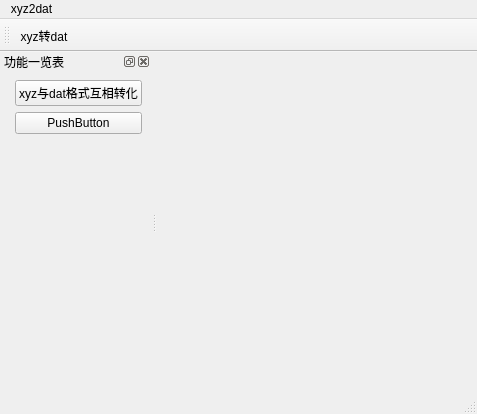
<?xml version="1.0" encoding="UTF-8"?>
<ui version="4.0">
 <class>xyz2dat</class>
 <widget class="QMainWindow" name="xyz2dat">
  <property name="geometry">
   <rect>
    <x>0</x>
    <y>0</y>
    <width>477</width>
    <height>414</height>
   </rect>
  </property>
  <property name="windowTitle">
   <string>xyz2dat</string>
  </property>
  <property name="windowIcon">
   <iconset resource="res.qrc">
    <normaloff>:/ico/res/xyz2dat.ico</normaloff>:/ico/res/xyz2dat.ico</iconset>
  </property>
  <property name="windowOpacity">
   <double>0.950000000000000</double>
  </property>
  <widget class="QWidget" name="centralwidget"/>
  <widget class="QMenuBar" name="menubar">
   <property name="geometry">
    <rect>
     <x>0</x>
     <y>0</y>
     <width>477</width>
     <height>22</height>
    </rect>
   </property>
   <widget class="QMenu" name="menuxyz2dat">
    <property name="title">
     <string>xyz2dat</string>
    </property>
    <addaction name="Act_axyz2dat"/>
    <addaction name="Act_dat2xyz"/>
    <addaction name="Act_org2xyz"/>
   </widget>
   <addaction name="menuxyz2dat"/>
  </widget>
  <widget class="QStatusBar" name="statusbar"/>
  <widget class="QToolBar" name="toolBar">
   <property name="windowTitle">
    <string>toolBar</string>
   </property>
   <property name="autoFillBackground">
    <bool>true</bool>
   </property>
   <property name="toolButtonStyle">
    <enum>Qt::ToolButtonIconOnly</enum>
   </property>
   <attribute name="toolBarArea">
    <enum>TopToolBarArea</enum>
   </attribute>
   <attribute name="toolBarBreak">
    <bool>false</bool>
   </attribute>
   <addaction name="Act_axyz2dat"/>
  </widget>
  <widget class="QDockWidget" name="dockWidget">
   <property name="layoutDirection">
    <enum>Qt::LeftToRight</enum>
   </property>
   <property name="windowTitle">
    <string>功能一览表</string>
   </property>
   <attribute name="dockWidgetArea">
    <number>1</number>
   </attribute>
   <widget class="QWidget" name="dockWidgetContents">
    <layout class="QFormLayout" name="formLayout">
     <item row="0" column="1">
      <widget class="QPushButton" name="Btn_xyz2dat">
       <property name="text">
        <string>xyz与dat格式互相转化</string>
       </property>
      </widget>
     </item>
     <item row="1" column="1">
      <widget class="QPushButton" name="Btn_xyzAdd">
       <property name="text">
        <string>PushButton</string>
       </property>
      </widget>
     </item>
    </layout>
   </widget>
  </widget>
  <action name="Act_axyz2dat">
   <property name="icon">
    <iconset resource="res.qrc">
     <normaloff>:/ico/res/DAT.ico</normaloff>:/ico/res/DAT.ico</iconset>
   </property>
   <property name="text">
    <string>xyz转dat</string>
   </property>
   <property name="toolTip">
    <string>xyz转dat</string>
   </property>
  </action>
  <action name="Act_dat2xyz">
   <property name="text">
    <string>dat2xyz</string>
   </property>
  </action>
  <action name="Act_org2xyz">
   <property name="text">
    <string>org2xyz</string>
   </property>
  </action>
 </widget>
 <resources>
  <include location="res.qrc"/>
 </resources>
 <connections/>
</ui>
